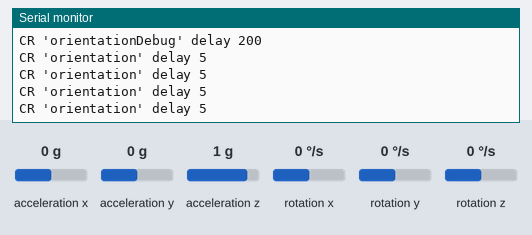
Recording of a sketch running on a simulated Arduino Uno, built with avr-gcc and run on an emulated ATmega328P. On the bench: the last lines printed to the serial monitor. The test bench sets the inputs (shaded band); at power-on: acceleration x 0 g, acceleration y 0 g, acceleration z 1 g, rotation z 0 °/s, rotation x 0 °/s, rotation y 0 °/s.

Above: at 1.7 s.
1.8 s: acceleration x set to -1.4 g
At 2.4 s:
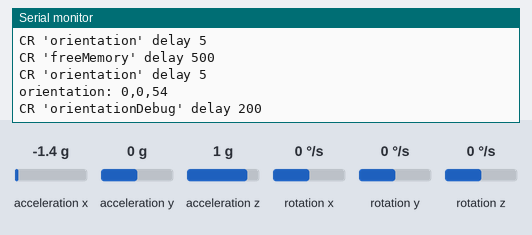
4.8 s: acceleration y set to -1.4 g
At 5.9 s:
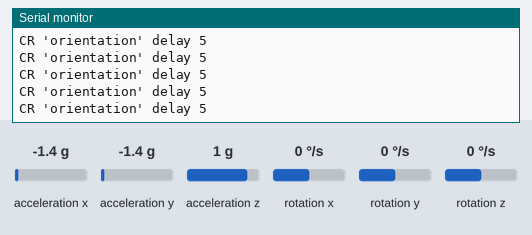
7.8 s: acceleration z set to -1.4 g
10.8 s: rotation z set to -192 °/s
13.8 s: acceleration x set to -0.8 g
16.8 s: acceleration y set to 0 g
At 17.6 s:
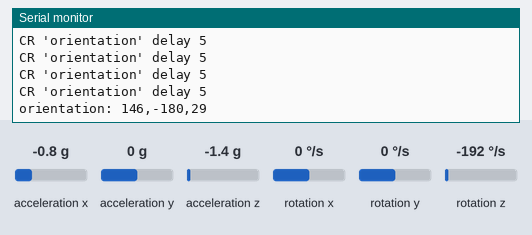
Timing chart, 0 to 19.8 s (numbered marks = the images above; inputs shaded):
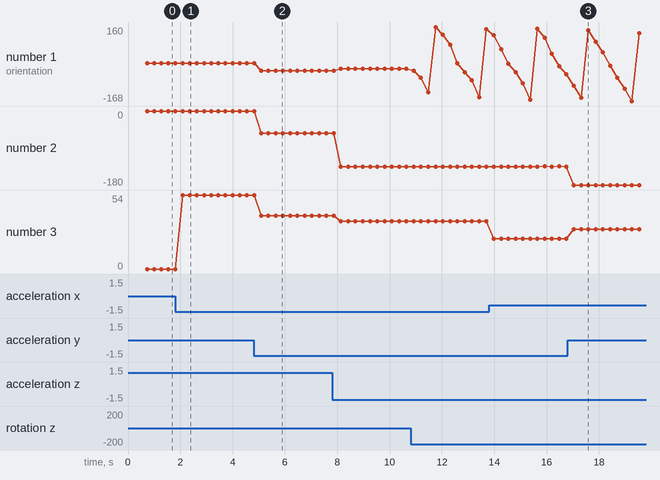

The sketch:

crawler-motion-control.ino
```cpp
#include "Storage.h"
#include "OrientationSensor.h"
#include "Coroutine.h"

#include "DebugLevels.h"
#define DEBUG_LEVEL DEBUG_LEVEL_INFO
#include "DebugOutput.h"

Coroutine _freeMemoryCoroutine("freeMemory");
Coroutine _orientationCoroutine("orientation");
#if DEBUG_LEVEL <= DEBUG_LEVEL_INFO
Coroutine _orientationDebugCoroutine("orientationDebug");
#endif

int _lastFreeMemory(0);
OrientationSensor orientationSensor(&_orientationCoroutine);

void setup()
{
	INIT_DEBUG();

	orientationSensor.initialize();
	//orientationSensor.calibrate();

	DEBUG_INFO("init ok");

#if DEBUG_LEVEL <= DEBUG_LEVEL_INFO
	_freeMemoryCoroutine.start(CoroutineTask(&monitorFreeMemoryAsync));
	_orientationDebugCoroutine.start(CoroutineTask(&printOrientationAsync));
#endif
}

CoroutineTaskResult* monitorFreeMemoryAsync(const CoroutineTaskContext* context)
{
	auto freeMemory = debug_freeMemory();
	if (freeMemory != _lastFreeMemory)
	{
		DEBUG_INFO("free memory: %d", freeMemory);

		_lastFreeMemory = freeMemory;
	}

	return context->delayThenRepeat(500);
}

CoroutineTaskResult* printOrientationAsync(const CoroutineTaskContext* context)
{
	auto orientation = orientationSensor.getOrientation();
	DEBUG_INFO("orientation: %d,%d,%d", orientation.yaw, orientation.pitch, orientation.roll);

	return context->delayThenRepeat(200);
}

void loop()
{
	_freeMemoryCoroutine.continueExecution();
	_orientationCoroutine.continueExecution();
#if DEBUG_LEVEL <= DEBUG_LEVEL_INFO
	_orientationDebugCoroutine.continueExecution();
#endif
}
```

OrientationSensor.cpp
```cpp
#include "OrientationSensor.h"
#include "MPU6050_6Axis_MotionApps_V6_12.h"
#include "Storage.h"

#include "DebugLevels.h"
//#define DEBUG_LEVEL DEBUG_LEVEL_INFO
#include "DebugOutput.h"

struct OrientationSensorState
{
	OrientationSensorState(MPU6050* mpu)
		: _mpu(mpu), _buffer(nullptr), _currentOrientation()
	{
	}

	~OrientationSensorState()
	{
		delete _mpu;
		delete _buffer;
	}

	MPU6050* const _mpu;
	uint8_t* _buffer;
	Orientation _currentOrientation;
};

OrientationSensor::OrientationSensor(Coroutine* orientationCoroutine)
	: _coroutine(orientationCoroutine), _state(new OrientationSensorState(new MPU6050()))
{
}

OrientationSensor::~OrientationSensor()
{
	delete _state;
}

CoroutineTaskResult* calculateOrientationAsync(const CoroutineTaskContext* context)
{
	auto state = (OrientationSensorState*)context->data;

	if (state->_mpu->dmpGetCurrentFIFOPacket(state->_buffer)) {
		Quaternion quaternion;
		VectorFloat gravity;
		float yawPitchRoll[3];

		state->_mpu->dmpGetQuaternion(&quaternion, state->_buffer);
		state->_mpu->dmpGetGravity(&gravity, &quaternion);
		state->_mpu->dmpGetYawPitchRoll(yawPitchRoll, &quaternion, &gravity);

		state->_currentOrientation.yaw = static_cast<int16_t>(yawPitchRoll[0] * RAD_TO_DEG);
		state->_currentOrientation.pitch = static_cast<int16_t>(yawPitchRoll[2] * RAD_TO_DEG);
		state->_currentOrientation.roll = static_cast<int16_t>(-1 * yawPitchRoll[1] * RAD_TO_DEG);
	}

	return context->delayThenRepeat(5);
}

void OrientationSensor::initialize()
{
	Wire.begin();
	Wire.setClock(400000);

	_state->_mpu->initialize();

	auto dmpInitializationStatus = _state->_mpu->dmpInitialize();
	if (dmpInitializationStatus != 0)
	{
		DEBUG_ERR("failed to init DMP");
		return;
	}

	_state->_mpu->setDMPEnabled(true);
	_state->_buffer = new uint8_t[_state->_mpu->dmpGetFIFOPacketSize()];

	auto calibrationSettings = storage.getMPUCalibrationSettings();

	_state->_mpu->setXAccelOffset(calibrationSettings.accelOffsetX);
	_state->_mpu->setYAccelOffset(calibrationSettings.accelOffsetY);
	_state->_mpu->setZAccelOffset(calibrationSettings.accelOffsetZ);

	_state->_mpu->setXGyroOffset(calibrationSettings.gyroOffsetX);
	_state->_mpu->setYGyroOffset(calibrationSettings.gyroOffsetY);
	_state->_mpu->setZGyroOffset(calibrationSettings.gyroOffsetZ);

	DEBUG_INFO("MPU set calibration: accel %d,%d,%d gyro %d,%d,%d", calibrationSettings.accelOffsetX, calibrationSettings.accelOffsetY, calibrationSettings.accelOffsetZ, calibrationSettings.gyroOffsetX, calibrationSettings.gyroOffsetY, calibrationSettings.gyroOffsetZ);

	_coroutine->start(CoroutineTask(&calculateOrientationAsync, _state));
}

void OrientationSensor::calibrate()
{
	DEBUG_INFO("start MPU calibration");

	_state->_mpu->CalibrateAccel();
	_state->_mpu->CalibrateGyro();

	MPUCalibrationSettings calibrationSettings;
	calibrationSettings.accelOffsetX = _state->_mpu->getXAccelOffset();
	calibrationSettings.accelOffsetY = _state->_mpu->getYAccelOffset();
	calibrationSettings.accelOffsetZ = _state->_mpu->getZAccelOffset();

	calibrationSettings.gyroOffsetX = _state->_mpu->getXGyroOffset();
	calibrationSettings.gyroOffsetY = _state->_mpu->getYGyroOffset();
	calibrationSettings.gyroOffsetZ = _state->_mpu->getZGyroOffset();

	storage.setMPUCalibrationSettings(calibrationSettings);

	DEBUG_INFO("MPU calibrated: accel %d,%d,%d gyro %d,%d,%d", calibrationSettings.accelOffsetX, calibrationSettings.accelOffsetY, calibrationSettings.accelOffsetZ, calibrationSettings.gyroOffsetX, calibrationSettings.gyroOffsetY, calibrationSettings.gyroOffsetZ);
}

Orientation OrientationSensor::getOrientation()
{
	return _state->_currentOrientation;
}
```

OrientationSensor.h
```cpp
#pragma once

#include "stdint.h"
#include "Coroutine.h"

struct Orientation
{
	int16_t yaw;
	int16_t pitch;
	int16_t roll;
};

class MPU6050;
struct OrientationSensorState;

class OrientationSensor
{
private:
	Coroutine* const _coroutine;
	OrientationSensorState* const _state;

public:
	OrientationSensor(Coroutine* orientationCoroutine);
	~OrientationSensor();

	void initialize();
	void calibrate();
	Orientation getOrientation();
};
```

Storage.cpp
```cpp
#include "Storage.h"
#include "avr/eeprom.h"

const Storage storage;

MPUCalibrationSettings EEMEM mpuCalibrationSettings;

void Storage::setMPUCalibrationSettings(const MPUCalibrationSettings& settings) const
{
	eeprom_update_block(&settings, &mpuCalibrationSettings, sizeof(settings));
}

MPUCalibrationSettings Storage::getMPUCalibrationSettings() const
{
	MPUCalibrationSettings settings;
	eeprom_read_block(&settings, &mpuCalibrationSettings, sizeof(settings));

	return settings;
}
```

Storage.h
```cpp
#pragma once

#include "stdint.h"

struct MPUCalibrationSettings
{
	int16_t accelOffsetX;
	int16_t accelOffsetY;
	int16_t accelOffsetZ;

	int16_t gyroOffsetX;
	int16_t gyroOffsetY;
	int16_t gyroOffsetZ;
};

class Storage
{
public:
	void setMPUCalibrationSettings(const MPUCalibrationSettings& settings) const;
	MPUCalibrationSettings getMPUCalibrationSettings() const;
};

extern const Storage storage;
```

Measured:
- after the input at 1.8 s, the serial monitor: prints a new line after 0.29 s (image 1)
- after the input at 4.8 s, the serial monitor: prints a new line after 0.29 s (image 2)
- after the input at 16.8 s, the serial monitor: prints a new line after 0.24 s (image 3)
- plotted number 1: 0 → -33 after the input at 4.8 s, -33 → -26 after the input at 7.8 s, -26 → 151 after the input at 10.8 s, 151 → -49 after the input at 13.8 s, -49 → -78 after the input at 16.8 s
- plotted number 2: 0 → -54 after the input at 4.8 s, -54 → -135 after the input at 7.8 s, -135 → -180 after the input at 16.8 s
- plotted number 3: 0 → 54 after the input at 1.8 s, 54 → 39 after the input at 4.8 s, 39 → 35 after the input at 7.8 s, 35 → 22 after the input at 13.8 s, 22 → 29 after the input at 16.8 s
